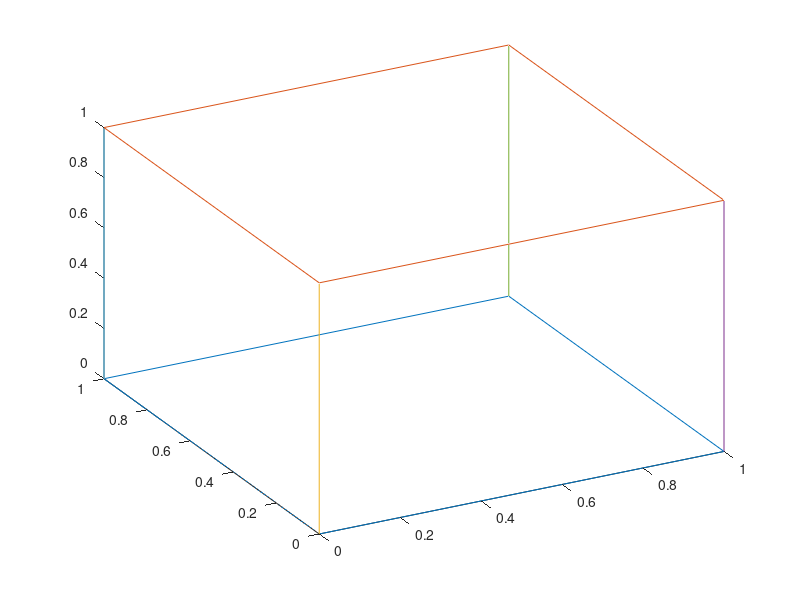

MATLAB code for this plot:
%% Draw a recangle 

X = [0;1;1;0;0];
Y = [0;0;1;1;0];
Z = [0;0;0;0;0];
figure;
hold on;
plot3(X,Y,Z);   % draw a square in the xy plane with z = 0
plot3(X,Y,Z+1); % draw a square in the xy plane with z = 1
set(gca,'View',[-28,35]); % set the azimuth and elevation of the plot
 
for k=1:length(X)-1
     plot3([X(k);X(k)],[Y(k);Y(k)],[0;1]);
end